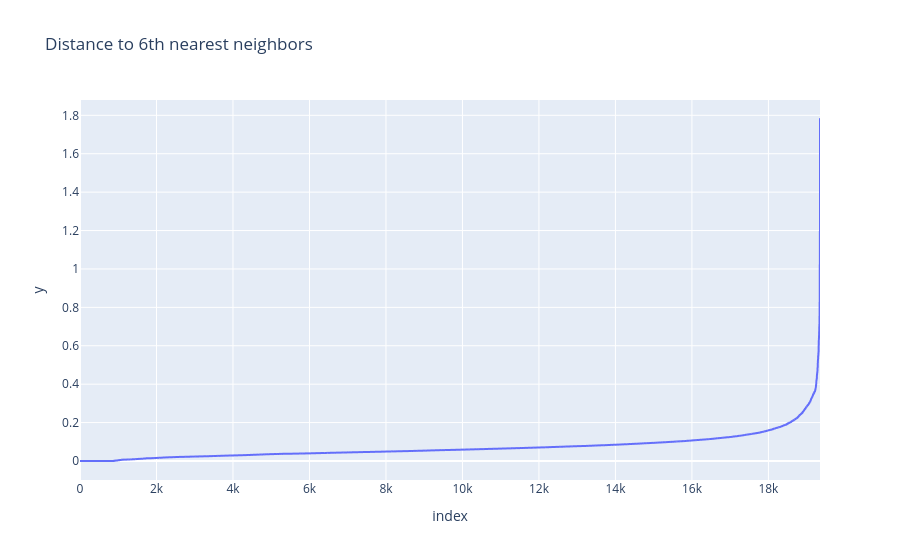
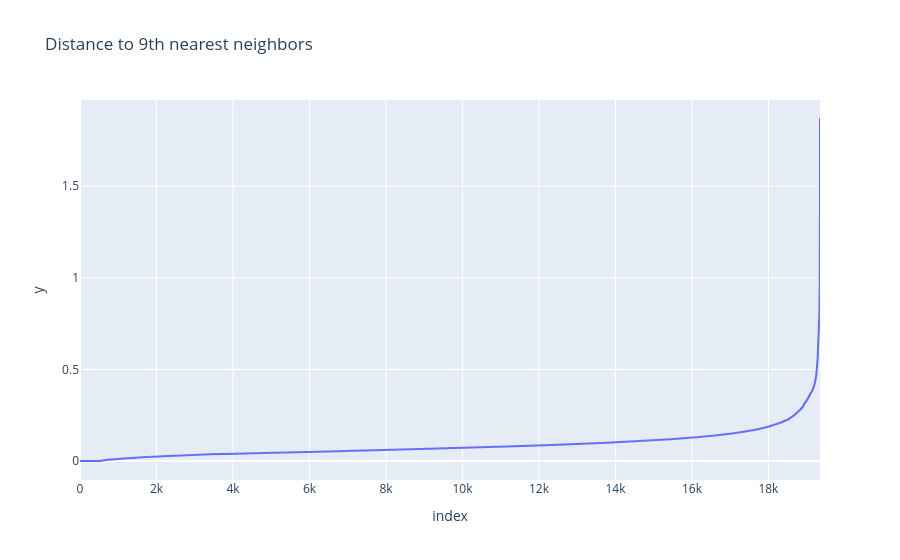
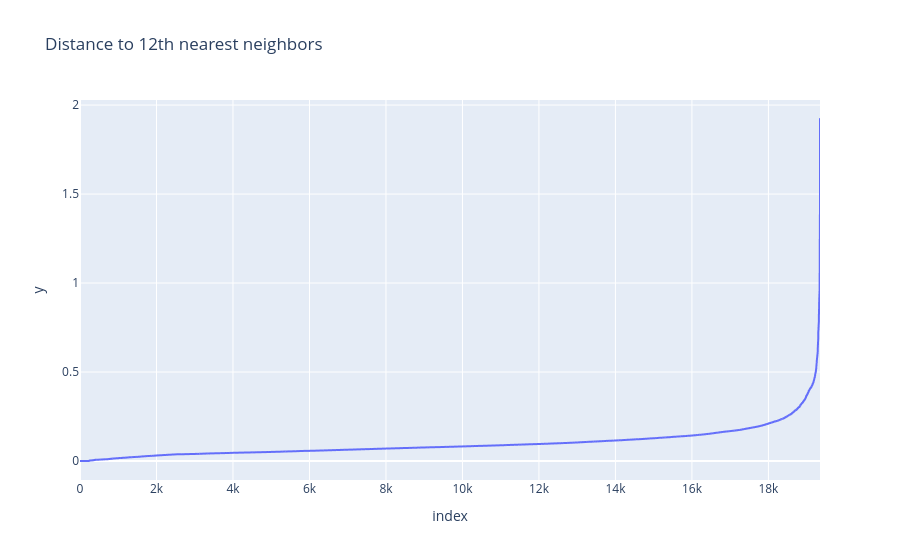
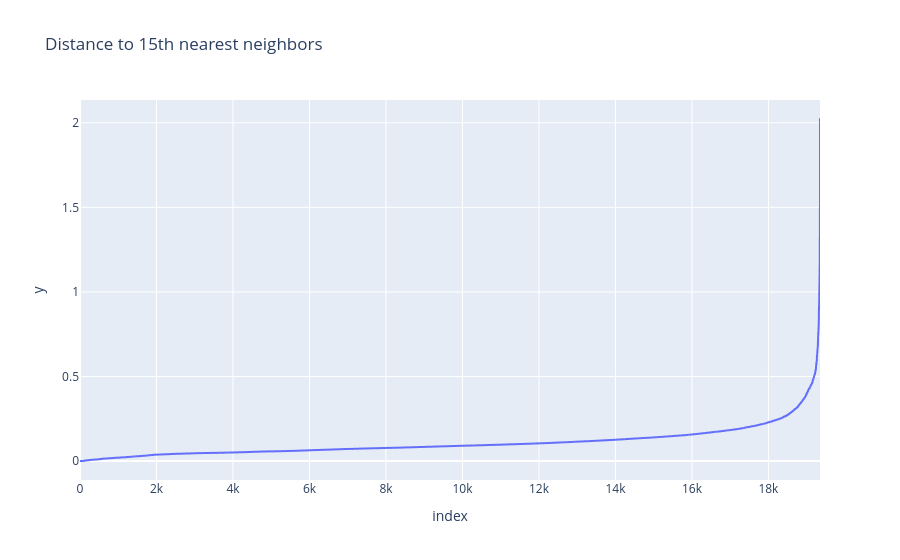

Notebook code for these charts, in order:
### Code cell
cgi_eps = find_epsilon(cgi_features[columns], min_samples_range_cgi)

### Figure 1 — Plotly figure (JSON) as saved in the notebook; plotly's stock layout.template omitted (floating-point values rounded to 4 significant figures; data arrays with more than 128 entries replaced by an {"elided": "..."} marker saying what was removed)
{"data": [{"hovertemplate": "index=%{x}<br>y=%{y}<extra></extra>", "legendgroup": "", "line": {"color": "#636efa", "dash": "solid"}, "marker": {"symbol": "circle"}, "mode": "lines", "name": "", "showlegend": false, "type": "scattergl", "x": {"elided": "19350 int values"}, "xaxis": "x", "y": {"elided": "19350 float values"}, "yaxis": "y"}], "layout": {"legend": {"tracegroupgap": 0}, "title": {"text": "Distance to 6th nearest neighbors"}, "xaxis": {"anchor": "y", "domain": [0, 1], "title": {"text": "index"}}, "yaxis": {"anchor": "x", "domain": [0, 1], "title": {"text": "y"}}}}

### Figure 2 — Plotly figure (JSON) as saved in the notebook; plotly's stock layout.template omitted (floating-point values rounded to 4 significant figures; data arrays with more than 128 entries replaced by an {"elided": "..."} marker saying what was removed)
{"data": [{"hovertemplate": "index=%{x}<br>y=%{y}<extra></extra>", "legendgroup": "", "line": {"color": "#636efa", "dash": "solid"}, "marker": {"symbol": "circle"}, "mode": "lines", "name": "", "showlegend": false, "type": "scattergl", "x": {"elided": "19350 int values"}, "xaxis": "x", "y": {"elided": "19350 float values"}, "yaxis": "y"}], "layout": {"legend": {"tracegroupgap": 0}, "title": {"text": "Distance to 9th nearest neighbors"}, "xaxis": {"anchor": "y", "domain": [0, 1], "title": {"text": "index"}}, "yaxis": {"anchor": "x", "domain": [0, 1], "title": {"text": "y"}}}}

### Figure 3 — Plotly figure (JSON) as saved in the notebook; plotly's stock layout.template omitted (floating-point values rounded to 4 significant figures; data arrays with more than 128 entries replaced by an {"elided": "..."} marker saying what was removed)
{"data": [{"hovertemplate": "index=%{x}<br>y=%{y}<extra></extra>", "legendgroup": "", "line": {"color": "#636efa", "dash": "solid"}, "marker": {"symbol": "circle"}, "mode": "lines", "name": "", "showlegend": false, "type": "scattergl", "x": {"elided": "19350 int values"}, "xaxis": "x", "y": {"elided": "19350 float values"}, "yaxis": "y"}], "layout": {"legend": {"tracegroupgap": 0}, "title": {"text": "Distance to 12th nearest neighbors"}, "xaxis": {"anchor": "y", "domain": [0, 1], "title": {"text": "index"}}, "yaxis": {"anchor": "x", "domain": [0, 1], "title": {"text": "y"}}}}

### Figure 4 — Plotly figure (JSON) as saved in the notebook; plotly's stock layout.template omitted (floating-point values rounded to 4 significant figures; data arrays with more than 128 entries replaced by an {"elided": "..."} marker saying what was removed)
{"data": [{"hovertemplate": "index=%{x}<br>y=%{y}<extra></extra>", "legendgroup": "", "line": {"color": "#636efa", "dash": "solid"}, "marker": {"symbol": "circle"}, "mode": "lines", "name": "", "showlegend": false, "type": "scattergl", "x": {"elided": "19350 int values"}, "xaxis": "x", "y": {"elided": "19350 float values"}, "yaxis": "y"}], "layout": {"legend": {"tracegroupgap": 0}, "title": {"text": "Distance to 15th nearest neighbors"}, "xaxis": {"anchor": "y", "domain": [0, 1], "title": {"text": "index"}}, "yaxis": {"anchor": "x", "domain": [0, 1], "title": {"text": "y"}}}}
